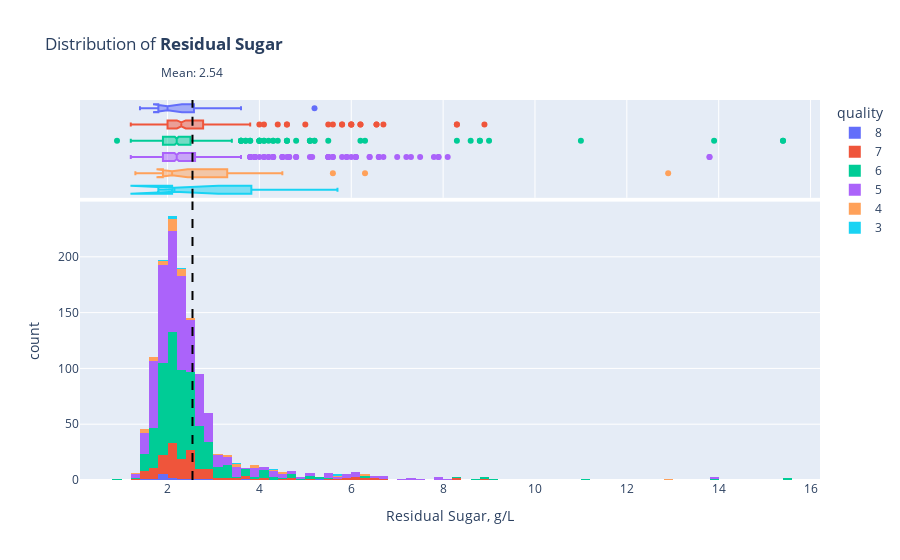

The notebook cell this image was saved under:
### Markdown cell above
#### 2.3.4. Residual Sugar

### Code cell
overview_plot(df_train, "residual sugar", "g/L")

### Figure 1 — Plotly figure (JSON) as saved in the notebook; plotly's stock layout.template omitted (floating-point values rounded to 4 significant figures; data arrays with more than 128 entries replaced by an {"elided": "..."} marker saying what was removed)
{"data": [{"alignmentgroup": "True", "bingroup": "x", "histfunc": "count", "hovertemplate": "quality=8<br>Residual Sugar, g/L=%{x}<br>count=%{y}<extra></extra>", "legendgroup": "8", "marker": {"color": "#636efa", "pattern": {"shape": ""}}, "name": "8", "offsetgroup": "8", "orientation": "v", "showlegend": true, "type": "histogram", "x": [1.4, 2, 2.3, 1.7, 1.8, 2, 2.5, 1.8, 1.9, 1.8, 1.8, 2.6, 3.6, 2.8, 5.2], "xaxis": "x", "y": [8, 8, 8, 8, 8, 8, 8, 8, 8, 8, 8, 8, 8, 8, 8], "yaxis": "y"}, {"alignmentgroup": "True", "hovertemplate": "quality=8<br>Residual Sugar, g/L=%{x}<extra></extra>", "legendgroup": "8", "marker": {"color": "#636efa"}, "name": "8", "notched": true, "offsetgroup": "8", "showlegend": false, "type": "box", "x": [1.4, 2, 2.3, 1.7, 1.8, 2, 2.5, 1.8, 1.9, 1.8, 1.8, 2.6, 3.6, 2.8, 5.2], "xaxis": "x2", "yaxis": "y2"}, {"alignmentgroup": "True", "bingroup": "x", "histfunc": "count", "hovertemplate": "quality=7<br>Residual Sugar, g/L=%{x}<br>count=%{y}<extra></extra>", "legendgroup": "7", "marker": {"color": "#EF553B", "pattern": {"shape": ""}}, "name": "7", "offsetgroup": "7", "orientation": "v", "showlegend": true, "type": "histogram", "x": {"elided": "159 float values"}, "xaxis": "x", "y": {"elided": "159 int values"}, "yaxis": "y"}, {"alignmentgroup": "True", "hovertemplate": "quality=7<br>Residual Sugar, g/L=%{x}<extra></extra>", "legendgroup": "7", "marker": {"color": "#EF553B"}, "name": "7", "notched": true, "offsetgroup": "7", "showlegend": false, "type": "box", "x": {"elided": "159 float values"}, "xaxis": "x2", "yaxis": "y2"}, {"alignmentgroup": "True", "bingroup": "x", "histfunc": "count", "hovertemplate": "quality=6<br>Residual Sugar, g/L=%{x}<br>count=%{y}<extra></extra>", "legendgroup": "6", "marker": {"color": "#00cc96", "pattern": {"shape": ""}}, "name": "6", "offsetgroup": "6", "orientation": "v", "showlegend": true, "type": "histogram", "x": {"elided": "510 float values"}, "xaxis": "x", "y": {"elided": "510 int values"}, "yaxis": "y"}, {"alignmentgroup": "True", "hovertemplate": "quality=6<br>Residual Sugar, g/L=%{x}<extra></extra>", "legendgroup": "6", "marker": {"color": "#00cc96"}, "name": "6", "notched": true, "offsetgroup": "6", "showlegend": false, "type": "box", "x": {"elided": "510 float values"}, "xaxis": "x2", "yaxis": "y2"}, {"alignmentgroup": "True", "bingroup": "x", "histfunc": "count", "hovertemplate": "quality=5<br>Residual Sugar, g/L=%{x}<br>count=%{y}<extra></extra>", "legendgroup": "5", "marker": {"color": "#ab63fa", "pattern": {"shape": ""}}, "name": "5", "offsetgroup": "5", "orientation": "v", "showlegend": true, "type": "histogram", "x": {"elided": "545 float values"}, "xaxis": "x", "y": {"elided": "545 int values"}, "yaxis": "y"}, {"alignmentgroup": "True", "hovertemplate": "quality=5<br>Residual Sugar, g/L=%{x}<extra></extra>", "legendgroup": "5", "marker": {"color": "#ab63fa"}, "name": "5", "notched": true, "offsetgroup": "5", "showlegend": false, "type": "box", "x": {"elided": "545 float values"}, "xaxis": "x2", "yaxis": "y2"}, {"alignmentgroup": "True", "bingroup": "x", "histfunc": "count", "hovertemplate": "quality=4<br>Residual Sugar, g/L=%{x}<br>count=%{y}<extra></extra>", "legendgroup": "4", "marker": {"color": "#FFA15A", "pattern": {"shape": ""}}, "name": "4", "offsetgroup": "4", "orientation": "v", "showlegend": true, "type": "histogram", "x": [6.3, 12.9, 1.5, 1.8, 2.1, 2.1, 2.5, 2.2, 2.2, 1.9, 3.4, 4.3, 2.1, 2.2, 1.9, 1.6, 2.5, 2, 3.3, 2, 1.3, 3.1, 1.6, 2.2, 1.5, 1.4, 2, 3.9, 5.6, 1.4, 2, 2.1, 2.3, 4.5, 3.4, 4.4, 3.9, 2.1, 2.2, 2, 2.1, 1.6], "xaxis": "x", "y": [4, 4, 4, 4, 4, 4, 4, 4, 4, 4, 4, 4, 4, 4, 4, 4, 4, 4, 4, 4, 4, 4, 4, 4, 4, 4, 4, 4, 4, 4, 4, 4, 4, 4, 4, 4, 4, 4, 4, 4, 4, 4], "yaxis": "y"}, {"alignmentgroup": "True", "hovertemplate": "quality=4<br>Residual Sugar, g/L=%{x}<extra></extra>", "legendgroup": "4", "marker": {"color": "#FFA15A"}, "name": "4", "notched": true, "offsetgroup": "4", "showlegend": false, "type": "box", "x": [6.3, 12.9, 1.5, 1.8, 2.1, 2.1, 2.5, 2.2, 2.2, 1.9, 3.4, 4.3, 2.1, 2.2, 1.9, 1.6, 2.5, 2, 3.3, 2, 1.3, 3.1, 1.6, 2.2, 1.5, 1.4, 2, 3.9, 5.6, 1.4, 2, 2.1, 2.3, 4.5, 3.4, 4.4, 3.9, 2.1, 2.2, 2, 2.1, 1.6], "xaxis": "x2", "yaxis": "y2"}, {"alignmentgroup": "True", "bingroup": "x", "histfunc": "count", "hovertemplate": "quality=3<br>Residual Sugar, g/L=%{x}<br>count=%{y}<extra></extra>", "legendgroup": "3", "marker": {"color": "#19d3f3", "pattern": {"shape": ""}}, "name": "3", "offsetgroup": "3", "orientation": "v", "showlegend": true, "type": "histogram", "x": [4.25, 2.1, 2.2, 2.1, 3.4, 5.7, 1.8, 2.1], "xaxis": "x", "y": [3, 3, 3, 3, 3, 3, 3, 3], "yaxis": "y"}, {"alignmentgroup": "True", "hovertemplate": "quality=3<br>Residual Sugar, g/L=%{x}<extra></extra>", "legendgroup": "3", "marker": {"color": "#19d3f3"}, "name": "3", "notched": true, "offsetgroup": "3", "showlegend": false, "type": "box", "x": [4.25, 2.1, 2.2, 2.1, 3.4, 5.7, 1.8, 2.1], "xaxis": "x2", "yaxis": "y2"}], "layout": {"annotations": [{"showarrow": false, "text": "Mean: 2.54", "x": 2.544, "y": 1.1, "yref": "paper"}], "barmode": "relative", "legend": {"title": {"text": "quality"}, "tracegroupgap": 0}, "shapes": [{"line": {"color": "black", "dash": "dash"}, "type": "line", "x0": 2.544, "x1": 2.544, "xref": "x", "y0": 0, "y1": 1, "yref": "y domain"}, {"line": {"color": "black", "dash": "dash"}, "type": "line", "x0": 2.544, "x1": 2.544, "xref": "x2", "y0": 0, "y1": 1, "yref": "y2 domain"}], "title": {"text": "Distribution of <b>Residual Sugar</b>"}, "xaxis": {"anchor": "y", "domain": [0, 1], "title": {"text": "Residual Sugar, g/L"}}, "xaxis2": {"anchor": "y2", "domain": [0, 1], "matches": "x", "showgrid": true, "showticklabels": false}, "yaxis": {"anchor": "x", "categoryarray": [3, 4, 5, 6, 7, 8], "categoryorder": "array", "domain": [0, 0.7326], "title": {"text": "count"}}, "yaxis2": {"anchor": "x2", "categoryarray": [3, 4, 5, 6, 7, 8], "categoryorder": "array", "domain": [0.7426, 1], "matches": "y2", "showgrid": false, "showline": false, "showticklabels": false, "ticks": ""}}}
